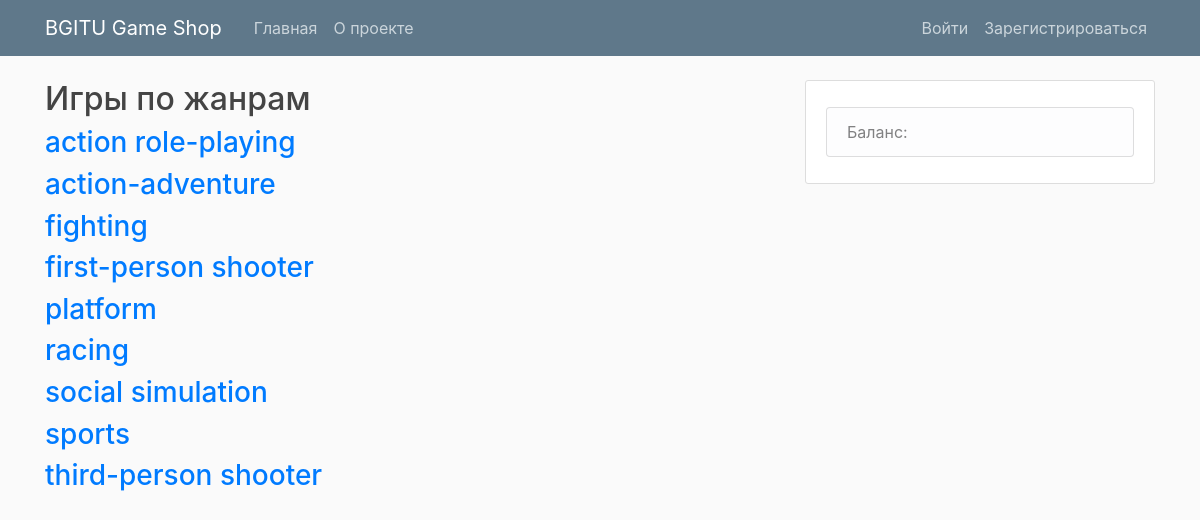
The app's page /genres with its own data.
### game_store/models.py (models this page shows, shortened)
class Game(db.Model):
    id = db.Column(db.Integer, primary_key=True)
    game_name = db.Column(db.String(50), nullable=False)
    genre = db.Column(db.String(50), nullable=False)
    release_date = db.Column(db.Date, nullable=False)
    price = db.Column(db.Numeric(4, 2), nullable=False)
    description = db.Column(db.String(200), nullable=False)
    publisher_id = db.Column(db.Integer, db.ForeignKey('publisher.id'))
    poster = db.Column(db.String(100), nullable=False)
    runs = db.relationship("Run", cascade="all, delete-orphan")

### game_store/routes.py (the view)
@app.route("/genres")
def genre():
    games = db.session.query(Game).distinct(Game.genre).group_by(Game.genre)
    return render_template('genres.html', games=games)

### game_store/templates/genres.html (shortened to what this page needs)
{% extends "layout.html" %}
{% block content %}
<html lang="en">
<head>
    <h2>Игры по жанрам</h2>
    {% for game in games %}
        <h3><a href="/show_genre/{{ game.genre }}">{{ game.genre }}</a></h3>
    {% endfor %}
</head>
<body>
</body>
</html>
{% endblock content %}

### game_store/static/main.css (style rules this page uses)
body { background: #fafafa; color: #333333; margin-top: 5rem; }
h1, h2, h3, h4, h5, h6 { color: #444444; }

### records on screen
Game: genre "action role-playing"
Game: genre "action-adventure"
Game: genre "fighting"
Game: genre "first-person shooter"
Game: genre "platform"
Game: genre "racing"
Game: genre "social simulation"
Game: genre "sports"
Game: genre "third-person shooter"
